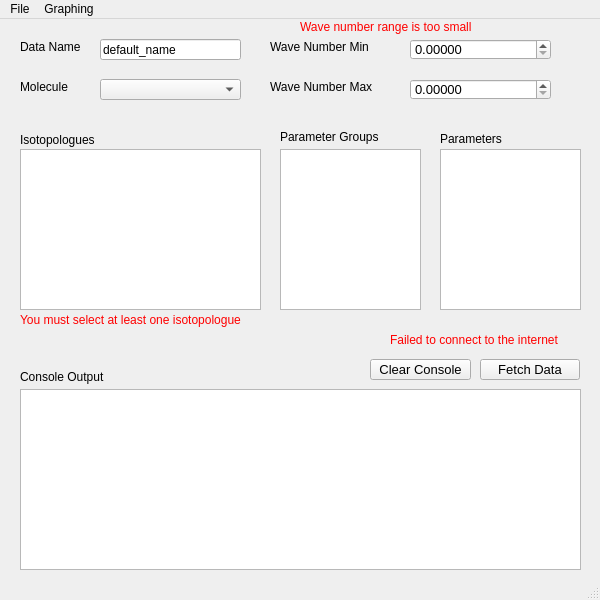
<?xml version="1.0" encoding="UTF-8"?>
<ui version="4.0">
    <class>MainWindow</class>
    <widget class="QMainWindow" name="MainWindow">
        <property name="geometry">
            <rect>
                <x>0</x>
                <y>0</y>
                <width>600</width>
                <height>600</height>
            </rect>
        </property>
        <property name="sizePolicy">
            <sizepolicy hsizetype="Fixed" vsizetype="Fixed">
                <horstretch>0</horstretch>
                <verstretch>0</verstretch>
            </sizepolicy>
        </property>
        <property name="minimumSize">
            <size>
                <width>600</width>
                <height>600</height>
            </size>
        </property>
        <property name="maximumSize">
            <size>
                <width>100000</width>
                <height>100000</height>
            </size>
        </property>
        <property name="font">
            <font>
                <pointsize>9</pointsize>
            </font>
        </property>
        <property name="windowTitle">
            <string>hapiest</string>
        </property>
        <property name="toolTip">
            <string/>
        </property>
        <property name="toolButtonStyle">
            <enum>Qt::ToolButtonIconOnly</enum>
        </property>
        <property name="tabShape">
            <enum>QTabWidget::Rounded</enum>
        </property>
        <widget class="QWidget" name="centralwidget">
            <widget class="QListWidget" name="iso_list">
                <property name="geometry">
                    <rect>
                        <x>20</x>
                        <y>130</y>
                        <width>241</width>
                        <height>161</height>
                    </rect>
                </property>
            </widget>
            <widget class="QLineEdit" name="data_name">
                <property name="geometry">
                    <rect>
                        <x>100</x>
                        <y>20</y>
                        <width>141</width>
                        <height>21</height>
                    </rect>
                </property>
                <property name="text">
                    <string>default_name</string>
                </property>
            </widget>
            <widget class="QLabel" name="label">
                <property name="geometry">
                    <rect>
                        <x>20</x>
                        <y>20</y>
                        <width>81</width>
                        <height>16</height>
                    </rect>
                </property>
                <property name="font">
                    <font>
                        <pointsize>9</pointsize>
                    </font>
                </property>
                <property name="text">
                    <string>Data Name</string>
                </property>
            </widget>
            <widget class="QLabel" name="label_2">
                <property name="geometry">
                    <rect>
                        <x>20</x>
                        <y>110</y>
                        <width>101</width>
                        <height>21</height>
                    </rect>
                </property>
                <property name="text">
                    <string>Isotopologues</string>
                </property>
            </widget>
            <widget class="QLabel" name="label_3">
                <property name="geometry">
                    <rect>
                        <x>270</x>
                        <y>20</y>
                        <width>121</width>
                        <height>16</height>
                    </rect>
                </property>
                <property name="font">
                    <font>
                        <pointsize>9</pointsize>
                    </font>
                </property>
                <property name="text">
                    <string>Wave Number Min</string>
                </property>
            </widget>
            <widget class="QLabel" name="label_4">
                <property name="geometry">
                    <rect>
                        <x>270</x>
                        <y>60</y>
                        <width>131</width>
                        <height>16</height>
                    </rect>
                </property>
                <property name="font">
                    <font>
                        <pointsize>9</pointsize>
                    </font>
                </property>
                <property name="text">
                    <string>Wave Number Max</string>
                </property>
            </widget>
            <widget class="QLabel" name="label_5">
                <property name="geometry">
                    <rect>
                        <x>20</x>
                        <y>60</y>
                        <width>61</width>
                        <height>16</height>
                    </rect>
                </property>
                <property name="text">
                    <string>Molecule</string>
                </property>
            </widget>
            <widget class="QComboBox" name="molecule_id">
                <property name="geometry">
                    <rect>
                        <x>100</x>
                        <y>60</y>
                        <width>141</width>
                        <height>21</height>
                    </rect>
                </property>
            </widget>
            <widget class="QListWidget" name="param_group_list">
                <property name="geometry">
                    <rect>
                        <x>280</x>
                        <y>130</y>
                        <width>141</width>
                        <height>161</height>
                    </rect>
                </property>
            </widget>
            <widget class="QListWidget" name="param_list">
                <property name="geometry">
                    <rect>
                        <x>440</x>
                        <y>130</y>
                        <width>141</width>
                        <height>161</height>
                    </rect>
                </property>
            </widget>
            <widget class="QLabel" name="label_6">
                <property name="geometry">
                    <rect>
                        <x>280</x>
                        <y>110</y>
                        <width>141</width>
                        <height>16</height>
                    </rect>
                </property>
                <property name="text">
                    <string>Parameter Groups</string>
                </property>
            </widget>
            <widget class="QLabel" name="label_7">
                <property name="geometry">
                    <rect>
                        <x>440</x>
                        <y>110</y>
                        <width>121</width>
                        <height>20</height>
                    </rect>
                </property>
                <property name="font">
                    <font>
                        <pointsize>9</pointsize>
                    </font>
                </property>
                <property name="text">
                    <string>Parameters</string>
                </property>
            </widget>
            <widget class="QTextEdit" name="console_output">
                <property name="geometry">
                    <rect>
                        <x>20</x>
                        <y>370</y>
                        <width>561</width>
                        <height>181</height>
                    </rect>
                </property>
                <property name="font">
                    <font>
                        <family>Consolas</family>
                        <pointsize>9</pointsize>
                        <stylestrategy>PreferAntialias</stylestrategy>
                    </font>
                </property>
                <property name="cursor" stdset="0">
                    <cursorShape>IBeamCursor</cursorShape>
                </property>
                <property name="readOnly">
                    <bool>true</bool>
                </property>
                <property name="acceptRichText">
                    <bool>false</bool>
                </property>
            </widget>
            <widget class="QLabel" name="label_8">
                <property name="geometry">
                    <rect>
                        <x>20</x>
                        <y>350</y>
                        <width>181</width>
                        <height>16</height>
                    </rect>
                </property>
                <property name="text">
                    <string>Console Output</string>
                </property>
            </widget>
            <widget class="QPushButton" name="clear_console">
                <property name="geometry">
                    <rect>
                        <x>370</x>
                        <y>340</y>
                        <width>101</width>
                        <height>21</height>
                    </rect>
                </property>
                <property name="font">
                    <font>
                        <pointsize>10</pointsize>
                    </font>
                </property>
                <property name="text">
                    <string>Clear Console</string>
                </property>
            </widget>
            <widget class="QDoubleSpinBox" name="wn_min">
                <property name="geometry">
                    <rect>
                        <x>410</x>
                        <y>20</y>
                        <width>141</width>
                        <height>21</height>
                    </rect>
                </property>
                <property name="font">
                    <font>
                        <pointsize>10</pointsize>
                    </font>
                </property>
                <property name="decimals">
                    <number>5</number>
                </property>
                <property name="maximum">
                    <double>100000.000000000000000</double>
                </property>
                <property name="value">
                    <double>0.000000000000000</double>
                </property>
            </widget>
            <widget class="QDoubleSpinBox" name="wn_max">
                <property name="geometry">
                    <rect>
                        <x>410</x>
                        <y>60</y>
                        <width>141</width>
                        <height>21</height>
                    </rect>
                </property>
                <property name="font">
                    <font>
                        <pointsize>10</pointsize>
                    </font>
                </property>
                <property name="decimals">
                    <number>5</number>
                </property>
                <property name="maximum">
                    <double>100000.000000000000000</double>
                </property>
                <property name="value">
                    <double>0.000000000000000</double>
                </property>
            </widget>
            <widget class="QLabel" name="err_small_range">
                <property name="geometry">
                    <rect>
                        <x>300</x>
                        <y>0</y>
                        <width>221</width>
                        <height>16</height>
                    </rect>
                </property>
                <property name="palette">
                    <palette>
                        <active>
                            <colorrole role="WindowText">
                                <brush brushstyle="SolidPattern">
                                    <color alpha="255">
                                        <red>255</red>
                                        <green>0</green>
                                        <blue>0</blue>
                                    </color>
                                </brush>
                            </colorrole>
                        </active>
                        <inactive>
                            <colorrole role="WindowText">
                                <brush brushstyle="SolidPattern">
                                    <color alpha="255">
                                        <red>255</red>
                                        <green>0</green>
                                        <blue>0</blue>
                                    </color>
                                </brush>
                            </colorrole>
                        </inactive>
                        <disabled>
                            <colorrole role="WindowText">
                                <brush brushstyle="SolidPattern">
                                    <color alpha="255">
                                        <red>120</red>
                                        <green>120</green>
                                        <blue>120</blue>
                                    </color>
                                </brush>
                            </colorrole>
                        </disabled>
                    </palette>
                </property>
                <property name="text">
                    <string>Wave number range is too small</string>
                </property>
            </widget>
            <widget class="QLabel" name="err_bad_connection">
                <property name="geometry">
                    <rect>
                        <x>390</x>
                        <y>310</y>
                        <width>211</width>
                        <height>21</height>
                    </rect>
                </property>
                <property name="palette">
                    <palette>
                        <active>
                            <colorrole role="WindowText">
                                <brush brushstyle="SolidPattern">
                                    <color alpha="255">
                                        <red>255</red>
                                        <green>0</green>
                                        <blue>0</blue>
                                    </color>
                                </brush>
                            </colorrole>
                        </active>
                        <inactive>
                            <colorrole role="WindowText">
                                <brush brushstyle="SolidPattern">
                                    <color alpha="255">
                                        <red>255</red>
                                        <green>0</green>
                                        <blue>0</blue>
                                    </color>
                                </brush>
                            </colorrole>
                        </inactive>
                        <disabled>
                            <colorrole role="WindowText">
                                <brush brushstyle="SolidPattern">
                                    <color alpha="255">
                                        <red>120</red>
                                        <green>120</green>
                                        <blue>120</blue>
                                    </color>
                                </brush>
                            </colorrole>
                        </disabled>
                    </palette>
                </property>
                <property name="text">
                    <string>Failed to connect to the internet</string>
                </property>
            </widget>
            <widget class="QLabel" name="err_bad_iso_list">
                <property name="geometry">
                    <rect>
                        <x>20</x>
                        <y>290</y>
                        <width>281</width>
                        <height>21</height>
                    </rect>
                </property>
                <property name="palette">
                    <palette>
                        <active>
                            <colorrole role="WindowText">
                                <brush brushstyle="SolidPattern">
                                    <color alpha="255">
                                        <red>255</red>
                                        <green>0</green>
                                        <blue>0</blue>
                                    </color>
                                </brush>
                            </colorrole>
                            <colorrole role="Text">
                                <brush brushstyle="SolidPattern">
                                    <color alpha="255">
                                        <red>255</red>
                                        <green>0</green>
                                        <blue>4</blue>
                                    </color>
                                </brush>
                            </colorrole>
                        </active>
                        <inactive>
                            <colorrole role="WindowText">
                                <brush brushstyle="SolidPattern">
                                    <color alpha="255">
                                        <red>255</red>
                                        <green>0</green>
                                        <blue>0</blue>
                                    </color>
                                </brush>
                            </colorrole>
                            <colorrole role="Text">
                                <brush brushstyle="SolidPattern">
                                    <color alpha="255">
                                        <red>255</red>
                                        <green>0</green>
                                        <blue>4</blue>
                                    </color>
                                </brush>
                            </colorrole>
                        </inactive>
                        <disabled>
                            <colorrole role="WindowText">
                                <brush brushstyle="SolidPattern">
                                    <color alpha="255">
                                        <red>120</red>
                                        <green>120</green>
                                        <blue>120</blue>
                                    </color>
                                </brush>
                            </colorrole>
                            <colorrole role="Text">
                                <brush brushstyle="SolidPattern">
                                    <color alpha="255">
                                        <red>120</red>
                                        <green>120</green>
                                        <blue>120</blue>
                                    </color>
                                </brush>
                            </colorrole>
                        </disabled>
                    </palette>
                </property>
                <property name="font">
                    <font>
                        <stylestrategy>PreferAntialias</stylestrategy>
                    </font>
                </property>
                <property name="text">
                    <string>You must select at least one isotopologue</string>
                </property>
            </widget>
            <widget class="QPushButton" name="fetch_button">
                <property name="geometry">
                    <rect>
                        <x>480</x>
                        <y>340</y>
                        <width>100</width>
                        <height>21</height>
                    </rect>
                </property>
                <property name="sizePolicy">
                    <sizepolicy hsizetype="Fixed" vsizetype="Fixed">
                        <horstretch>0</horstretch>
                        <verstretch>0</verstretch>
                    </sizepolicy>
                </property>
                <property name="font">
                    <font>
                        <pointsize>10</pointsize>
                    </font>
                </property>
                <property name="text">
                    <string>Fetch Data</string>
                </property>
            </widget>
        </widget>
        <widget class="QMenuBar" name="menubar">
            <property name="geometry">
                <rect>
                    <x>0</x>
                    <y>0</y>
                    <width>600</width>
                    <height>21</height>
                </rect>
            </property>
            <widget class="QMenu" name="tab_file">
                <property name="title">
                    <string>File</string>
                </property>
            </widget>
            <widget class="QMenu" name="tab_open">
                <property name="title">
                    <string>Graphing</string>
                </property>
                <addaction name="action_absorption_coefficient"/>
                <addaction name="action_spectral_lines"/>
                <addaction name="action_absorption_cross_section"/>
                <addaction name="action_transmittance_function"/>
                <addaction name="action_absorption_function"/>
                <addaction name="action_radiance_function"/>
            </widget>
            <addaction name="tab_file"/>
            <addaction name="tab_open"/>
        </widget>
        <widget class="QStatusBar" name="statusbar"/>
        <action name="action_absorption_coefficient">
            <property name="text">
                <string>Absorption Coefficient</string>
            </property>
        </action>
        <action name="action_spectral_lines">
            <property name="text">
                <string>Spectral Lines</string>
            </property>
        </action>
        <action name="action_absorption_cross_section">
            <property name="text">
                <string>Absorption Cross Section</string>
            </property>
        </action>
        <action name="action_transmittance_function">
            <property name="text">
                <string>Transmittance Function</string>
            </property>
        </action>
        <action name="action_absorption_function">
            <property name="text">
                <string>Absorption Function</string>
            </property>
        </action>
        <action name="action_radiance_function">
            <property name="text">
                <string>Radiance Function</string>
            </property>
        </action>
    </widget>
    <resources/>
    <connections/>
</ui>
